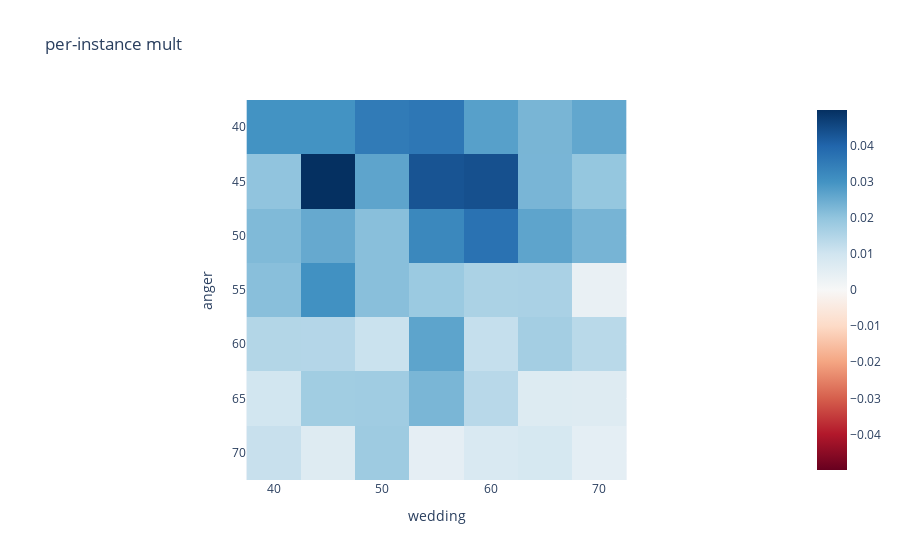

The notebook cell this image was saved under:
### Code cell
per_instance_mults = torch.zeros((len(scales), len(scales)))

for d in gen_log:
    scale1, scale2 = d['scales']
    i = scales.index(scale1)
    j = scales.index(scale2)
    s1 = d['scores_1']
    s1 = [(x - 1) / 9 for x in s1]
    s2 = d['scores_2']
    s2 = [(x - 1) / 9 for x in s2]
    coh = d['coherence_scores']
    coh = [(x - 1) / 9 for x in coh]
    total = sum([a*b*c for a, b, c in zip(s1, s2, coh)])
    total = total / len(s1)
    per_instance_mults[i, j] = total


fig = px.imshow(per_instance_mults, x=scales, y=scales,
            title=f"per-instance mult",labels={'x': feature_descriptions[1], 'y': feature_descriptions[0]},
            color_continuous_scale="RdBu", color_continuous_midpoint=0)
fig.show()
fig.write_image(f"{save_dir}/per_instance_mult.png")

### Figure 1 — Plotly figure (JSON) as saved in the notebook; plotly's stock layout.template omitted (floating-point values rounded to 4 significant figures)
{"data": [{"coloraxis": "coloraxis", "hovertemplate": "wedding: %{x}<br>anger: %{y}<br>color: %{z}<extra></extra>", "name": "0", "type": "heatmap", "x": [40, 45, 50, 55, 60, 65, 70], "xaxis": "x", "y": [40, 45, 50, 55, 60, 65, 70], "yaxis": "y", "z": [[0.0299, 0.02996, 0.03525, 0.03619, 0.02738, 0.02316, 0.02601], [0.02005, 0.04985, 0.02645, 0.04324, 0.04387, 0.02307, 0.01942], [0.02219, 0.02551, 0.02104, 0.03235, 0.03717, 0.0265, 0.02337], [0.02107, 0.03045, 0.02112, 0.01852, 0.01602, 0.0161, 0.003731], [0.01471, 0.01457, 0.01103, 0.02661, 0.01182, 0.01706, 0.01374], [0.009684, 0.0175, 0.01778, 0.02299, 0.01396, 0.006859, 0.006612], [0.01139, 0.006502, 0.01805, 0.004829, 0.007764, 0.008532, 0.004911]]}], "layout": {"coloraxis": {"cmid": 0, "colorscale": [[0, "rgb(103,0,31)"], [0.1, "rgb(178,24,43)"], [0.2, "rgb(214,96,77)"], [0.3, "rgb(244,165,130)"], [0.4, "rgb(253,219,199)"], [0.5, "rgb(247,247,247)"], [0.6, "rgb(209,229,240)"], [0.7, "rgb(146,197,222)"], [0.8, "rgb(67,147,195)"], [0.9, "rgb(33,102,172)"], [1, "rgb(5,48,97)"]]}, "title": {"text": "per-instance mult"}, "xaxis": {"anchor": "y", "constrain": "domain", "domain": [0, 1], "scaleanchor": "y", "title": {"text": "wedding"}}, "yaxis": {"anchor": "x", "autorange": "reversed", "constrain": "domain", "domain": [0, 1], "title": {"text": "anger"}}}}
